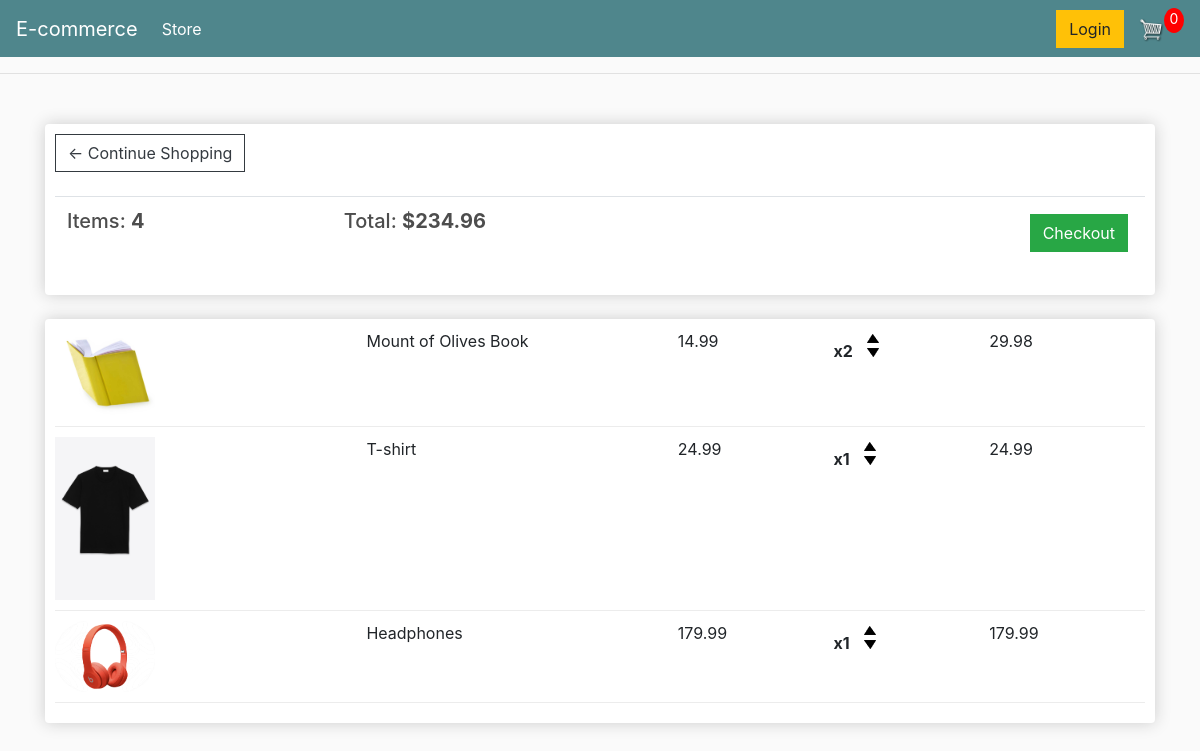
The app's page /cart/ (signed in) with its own data.
### store/models.py (models this page shows, shortened)
class Order(models.Model):
    customer = models.ForeignKey(Customer, on_delete=models.SET_NULL, null=True, blank=True)
    date_ordered = models.DateTimeField(auto_now_add=True)
    complete = models.BooleanField(default=False)
    transaction_id = models.CharField(max_length=100, null=True)
    @property
    def get_cart_total(self):
        orderitems = self.orderitem_set.all()
        total = sum([item.get_total for item in orderitems])
        return total
    @property
    def get_cart_items(self):
        orderitems = self.orderitem_set.all()
        total = sum([item.quantity for item in orderitems])
        return total

class OrderItem(models.Model):
    product = models.ForeignKey(Product, on_delete=models.SET_NULL, null=True)
    order = models.ForeignKey(Order, on_delete=models.SET_NULL, null=True)
    quantity = models.IntegerField(default=0, null=True, blank=True)
    date_added = models.DateTimeField(auto_now_add=True)
    @property
    def get_total(self):
        total = self.product.price * self.quantity
        return total

class Product(models.Model):
    name = models.CharField(max_length=200)
    price = models.FloatField()
    digital = models.BooleanField(default=False, null=True, blank=True)
    image = models.ImageField(null=True, blank=True)
    @property
    def imageURL(self):
        try:
            url = self.image.url
        except:
            url = ''
        return url

### store/views.py (the view)
# urls.py: path('cart/', views.cart, name='cart'),
def cart(request):
    if request.user.is_authenticated:
        customer = request.user.customer
        order, created = Order.objects.get_or_create(customer=customer, complete=False)
        items = order.orderitem_set.all()
    else:
        items = []
        order = {'get_cart_total':0, 'get_cart_items':0}
    context = {'items':items, 'order': order}
    return render(request, 'store/cart.html', context)

### store/templates/store/cart.html
{% extends 'store/main.html' %}
{% load static %}
{% block content %}
    <div class="row">
        <div class="col-lg-12">
            <div class="box-element">
                <a href="{% url 'store:store' %}" class="btn btn-outline-dark">&#x2190; Continue Shopping</a>
                <br>
                <br>
                <table class="table">
                    <tr>
                        <th><h5>Items: <strong>{{order.get_cart_items}}</strong></h5></th>
                        <th><h5>Total: <strong>${{order.get_cart_total}}</strong></h5></th>
                        <th>
                            <a style="float:right; margin:5px;" href="{% url 'store:checkout' %}" class="btn btn-success">Checkout</a>
                        </th>
                    </tr>
                </table>
            </div>
            <br>
            <div class="box-element">
                {% for i in items %}
                <div class="cart-row">
                    <div style="flex:2"><img src="{{i.product.imageURL}}" alt="" class="row-image"></div>
                    <div style="flex:2"><p>{{i.product.name}}</p></div>
                    <div style="flex:1"><p>{{i.product.price|floatformat:2}}</p></div>
                    <div style="flex:1">
                        <p class="quantity">x{{i.quantity}}</p>
                        <div class="quantity">
                            <img src="{% static 'images/arrowup.png' %}" alt="" class="chg-quantity">
                            <img src="{% static 'images/arrowdown.png' %}" alt="" class="chg-quantity">
                        </div>
                    </div>
                    <div style="flex:1"><p>{{i.get_total}}</p></div>
                </div>
                {% endfor %}
            </div>
        </div>
    </div>
{% endblock %}

### static/css/main.css (style rules this page uses)
body { background-color: hsl(0, 0%, 98%); }
h1,h2,h3,h4,h5,h6 { color:hsl(0, 0%, 30%); }
.box-element { box-shadow:hsl(0, 0%, 80%) 0 0 16px; background-color: #fff; border-radius: 4px; padding: 10px; }
.col-lg-4, .col-lg-6, .col-lg-8, .col-lg-12 { margin-top: 10px; }
.btn { border-radius: 0; }
.row-image { width: 100px; }
.cart-row { display: flex; align-items: flex-stretch; padding-bottom: 10px; margin-bottom: 10px; border-bottom: 1px solid #ececec; }
.quantity { display: inline-block; font-weight: 700; padding-right:10px; }
.chg-quantity { width: 12px; cursor: pointer; display: block; margin-top: 5px; transition:.1s; }

### records on screen
Order: get_cart_items "4", get_cart_total "234.96"
OrderItem: product.imageURL (picture), product.name "Mount of Olives Book", product.price "14.99", quantity "2", get_total "29.98"
OrderItem: product.imageURL (picture), product.name "T-shirt", product.price "24.99", quantity "1", get_total "24.99"
OrderItem: product.imageURL (picture), product.name "Headphones", product.price "179.99", quantity "1", get_total "179.99"
